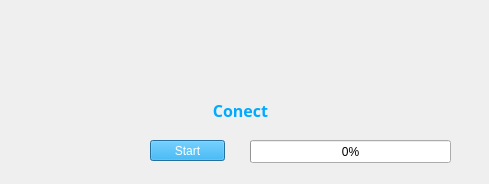
<?xml version="1.0" encoding="UTF-8"?>
<ui version="4.0">
 <class>ConectDialog</class>
 <widget class="QDialog" name="ConectDialog">
  <property name="geometry">
   <rect>
    <x>0</x>
    <y>0</y>
    <width>489</width>
    <height>184</height>
   </rect>
  </property>
  <property name="minimumSize">
   <size>
    <width>489</width>
    <height>184</height>
   </size>
  </property>
  <property name="maximumSize">
   <size>
    <width>489</width>
    <height>184</height>
   </size>
  </property>
  <property name="windowTitle">
   <string>Dialog</string>
  </property>
  <widget class="QLabel" name="lblConectando">
   <property name="geometry">
    <rect>
     <x>190</x>
     <y>90</y>
     <width>101</width>
     <height>41</height>
    </rect>
   </property>
   <property name="font">
    <font>
     <family>Bahnschrift</family>
     <pointsize>12</pointsize>
     <weight>75</weight>
     <bold>true</bold>
    </font>
   </property>
   <property name="styleSheet">
    <string notr="true">color: rgb(0, 170, 255);</string>
   </property>
   <property name="text">
    <string>Conect</string>
   </property>
   <property name="alignment">
    <set>Qt::AlignCenter</set>
   </property>
  </widget>
  <widget class="QProgressBar" name="pgBrProgress">
   <property name="geometry">
    <rect>
     <x>250</x>
     <y>140</y>
     <width>201</width>
     <height>23</height>
    </rect>
   </property>
   <property name="value">
    <number>0</number>
   </property>
  </widget>
  <widget class="QLabel" name="lblImg">
   <property name="geometry">
    <rect>
     <x>217</x>
     <y>20</y>
     <width>51</width>
     <height>51</height>
    </rect>
   </property>
   <property name="text">
    <string/>
   </property>
   <property name="pixmap">
    <pixmap resource="imgMail.qrc">:/OIPfonfoOk.png</pixmap>
   </property>
   <property name="scaledContents">
    <bool>true</bool>
   </property>
  </widget>
  <widget class="QPushButton" name="pushButton">
   <property name="geometry">
    <rect>
     <x>150</x>
     <y>140</y>
     <width>75</width>
     <height>21</height>
    </rect>
   </property>
   <property name="styleSheet">
    <string notr="true">color: rgb(255, 255, 255);
font: 75 12pt &quot;Bahnschrift&quot;;
background-color: rgb(0, 170, 255);</string>
   </property>
   <property name="text">
    <string>Start</string>
   </property>
  </widget>
 </widget>
 <resources>
  <include location="imgMail.qrc"/>
 </resources>
 <connections/>
</ui>
